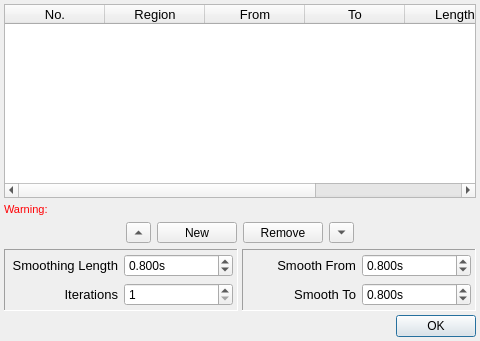
<?xml version="1.0" encoding="UTF-8"?>
<ui version="4.0">
 <class>smoothUi</class>
 <widget class="QDialog" name="smoothUi">
  <property name="geometry">
   <rect>
    <x>0</x>
    <y>0</y>
    <width>480</width>
    <height>341</height>
   </rect>
  </property>
  <property name="minimumSize">
   <size>
    <width>480</width>
    <height>200</height>
   </size>
  </property>
  <property name="maximumSize">
   <size>
    <width>520</width>
    <height>400</height>
   </size>
  </property>
  <property name="windowTitle">
   <string>Smoothing</string>
  </property>
  <property name="windowIcon">
   <iconset>
    <normaloff>../fvd++ logo files/fvd.ico</normaloff>../fvd++ logo files/fvd.ico</iconset>
  </property>
  <layout class="QGridLayout" name="gridLayout_4">
   <property name="margin" stdset="0">
    <number>4</number>
   </property>
   <property name="spacing">
    <number>4</number>
   </property>
   <item row="0" column="0" colspan="2">
    <widget class="QFrame" name="frame_2">
     <property name="frameShape">
      <enum>QFrame::Shape::NoFrame</enum>
     </property>
     <property name="frameShadow">
      <enum>QFrame::Shadow::Plain</enum>
     </property>
     <layout class="QGridLayout" name="gridLayout_2">
      <property name="margin" stdset="0">
       <number>0</number>
      </property>
      <property name="verticalSpacing">
       <number>6</number>
      </property>
      <item row="0" column="0">
       <widget class="QTreeWidget" name="smoothUnitTree">
        <property name="showDropIndicator" stdset="0">
         <bool>true</bool>
        </property>
        <property name="dragEnabled">
         <bool>false</bool>
        </property>
        <property name="dragDropMode">
         <enum>QAbstractItemView::DragDropMode::NoDragDrop</enum>
        </property>
        <property name="defaultDropAction">
         <enum>Qt::DropAction::IgnoreAction</enum>
        </property>
        <property name="selectionMode">
         <enum>QAbstractItemView::SelectionMode::SingleSelection</enum>
        </property>
        <property name="rootIsDecorated">
         <bool>false</bool>
        </property>
        <column>
         <property name="text">
          <string>No.</string>
         </property>
         <property name="font">
          <font>
           <pointsize>10</pointsize>
          </font>
         </property>
         <property name="textAlignment">
          <set>AlignCenter</set>
         </property>
        </column>
        <column>
         <property name="text">
          <string>Region</string>
         </property>
         <property name="font">
          <font>
           <pointsize>10</pointsize>
          </font>
         </property>
         <property name="textAlignment">
          <set>AlignCenter</set>
         </property>
        </column>
        <column>
         <property name="text">
          <string>From</string>
         </property>
         <property name="font">
          <font>
           <pointsize>10</pointsize>
          </font>
         </property>
         <property name="textAlignment">
          <set>AlignCenter</set>
         </property>
        </column>
        <column>
         <property name="text">
          <string>To</string>
         </property>
         <property name="font">
          <font>
           <pointsize>10</pointsize>
          </font>
         </property>
         <property name="textAlignment">
          <set>AlignCenter</set>
         </property>
        </column>
        <column>
         <property name="text">
          <string>Length</string>
         </property>
         <property name="font">
          <font>
           <pointsize>10</pointsize>
          </font>
         </property>
         <property name="textAlignment">
          <set>AlignCenter</set>
         </property>
        </column>
        <column>
         <property name="text">
          <string>Iterations</string>
         </property>
         <property name="font">
          <font>
           <pointsize>10</pointsize>
          </font>
         </property>
         <property name="textAlignment">
          <set>AlignCenter</set>
         </property>
        </column>
        <column>
         <property name="text">
          <string>Enabled</string>
         </property>
         <property name="font">
          <font>
           <pointsize>10</pointsize>
          </font>
         </property>
         <property name="textAlignment">
          <set>AlignCenter</set>
         </property>
        </column>
       </widget>
      </item>
     </layout>
    </widget>
   </item>
   <item row="2" column="0" colspan="2">
    <widget class="QFrame" name="frame_3">
     <property name="frameShape">
      <enum>QFrame::Shape::NoFrame</enum>
     </property>
     <property name="frameShadow">
      <enum>QFrame::Shadow::Plain</enum>
     </property>
     <layout class="QGridLayout" name="gridLayout_3">
      <property name="leftMargin">
       <number>0</number>
      </property>
      <property name="topMargin">
       <number>2</number>
      </property>
      <property name="rightMargin">
       <number>0</number>
      </property>
      <property name="bottomMargin">
       <number>2</number>
      </property>
      <property name="horizontalSpacing">
       <number>6</number>
      </property>
      <item row="1" column="2">
       <widget class="QPushButton" name="newButton">
        <property name="maximumSize">
         <size>
          <width>80</width>
          <height>21</height>
         </size>
        </property>
        <property name="text">
         <string>New</string>
        </property>
       </widget>
      </item>
      <item row="1" column="3">
       <widget class="QPushButton" name="removeButton">
        <property name="maximumSize">
         <size>
          <width>80</width>
          <height>21</height>
         </size>
        </property>
        <property name="text">
         <string>Remove</string>
        </property>
       </widget>
      </item>
      <item row="1" column="0">
       <spacer name="horizontalSpacer">
        <property name="orientation">
         <enum>Qt::Orientation::Horizontal</enum>
        </property>
        <property name="sizeHint" stdset="0">
         <size>
          <width>40</width>
          <height>20</height>
         </size>
        </property>
       </spacer>
      </item>
      <item row="1" column="5">
       <spacer name="horizontalSpacer_2">
        <property name="orientation">
         <enum>Qt::Orientation::Horizontal</enum>
        </property>
        <property name="sizeHint" stdset="0">
         <size>
          <width>40</width>
          <height>20</height>
         </size>
        </property>
       </spacer>
      </item>
      <item row="1" column="4">
       <widget class="QToolButton" name="downButton">
        <property name="minimumSize">
         <size>
          <width>25</width>
          <height>0</height>
         </size>
        </property>
        <property name="maximumSize">
         <size>
          <width>25</width>
          <height>21</height>
         </size>
        </property>
        <property name="text">
         <string/>
        </property>
        <property name="arrowType">
         <enum>Qt::ArrowType::DownArrow</enum>
        </property>
       </widget>
      </item>
      <item row="1" column="1">
       <widget class="QToolButton" name="upButton">
        <property name="minimumSize">
         <size>
          <width>25</width>
          <height>0</height>
         </size>
        </property>
        <property name="maximumSize">
         <size>
          <width>25</width>
          <height>21</height>
         </size>
        </property>
        <property name="sizeIncrement">
         <size>
          <width>0</width>
          <height>0</height>
         </size>
        </property>
        <property name="text">
         <string/>
        </property>
        <property name="popupMode">
         <enum>QToolButton::ToolButtonPopupMode::DelayedPopup</enum>
        </property>
        <property name="arrowType">
         <enum>Qt::ArrowType::UpArrow</enum>
        </property>
       </widget>
      </item>
     </layout>
    </widget>
   </item>
   <item row="6" column="0">
    <widget class="QFrame" name="optsFrame">
     <property name="frameShape">
      <enum>QFrame::Shape::Panel</enum>
     </property>
     <property name="frameShadow">
      <enum>QFrame::Shadow::Sunken</enum>
     </property>
     <layout class="QGridLayout" name="gridLayout">
      <property name="margin" stdset="0">
       <number>4</number>
      </property>
      <item row="0" column="0">
       <widget class="QLabel" name="label_3">
        <property name="font">
         <font>
          <pointsize>10</pointsize>
         </font>
        </property>
        <property name="text">
         <string>Smoothing Length</string>
        </property>
        <property name="alignment">
         <set>Qt::AlignmentFlag::AlignRight|Qt::AlignmentFlag::AlignTrailing|Qt::AlignmentFlag::AlignVCenter</set>
        </property>
       </widget>
      </item>
      <item row="1" column="0">
       <widget class="QLabel" name="label_4">
        <property name="font">
         <font>
          <pointsize>10</pointsize>
         </font>
        </property>
        <property name="text">
         <string>Iterations</string>
        </property>
        <property name="alignment">
         <set>Qt::AlignmentFlag::AlignRight|Qt::AlignmentFlag::AlignTrailing|Qt::AlignmentFlag::AlignVCenter</set>
        </property>
       </widget>
      </item>
      <item row="1" column="1">
       <widget class="QSpinBox" name="iterBox">
        <property name="minimum">
         <number>1</number>
        </property>
        <property name="maximum">
         <number>16</number>
        </property>
       </widget>
      </item>
      <item row="0" column="1">
       <widget class="myQDoubleSpinBox" name="lengthBox">
        <property name="suffix">
         <string>s</string>
        </property>
        <property name="decimals">
         <number>3</number>
        </property>
        <property name="minimum">
         <double>0.000000000000000</double>
        </property>
        <property name="maximum">
         <double>6.000000000000000</double>
        </property>
        <property name="singleStep">
         <double>0.100000000000000</double>
        </property>
        <property name="value">
         <double>0.800000000000000</double>
        </property>
       </widget>
      </item>
     </layout>
    </widget>
   </item>
   <item row="6" column="1">
    <widget class="QFrame" name="regionFrame">
     <property name="frameShape">
      <enum>QFrame::Shape::Panel</enum>
     </property>
     <property name="frameShadow">
      <enum>QFrame::Shadow::Sunken</enum>
     </property>
     <layout class="QGridLayout" name="gridLayout_5">
      <property name="margin" stdset="0">
       <number>4</number>
      </property>
      <item row="0" column="0">
       <widget class="QLabel" name="label">
        <property name="font">
         <font>
          <pointsize>10</pointsize>
         </font>
        </property>
        <property name="text">
         <string>Smooth From</string>
        </property>
        <property name="alignment">
         <set>Qt::AlignmentFlag::AlignRight|Qt::AlignmentFlag::AlignTrailing|Qt::AlignmentFlag::AlignVCenter</set>
        </property>
       </widget>
      </item>
      <item row="0" column="1">
       <widget class="myQDoubleSpinBox" name="fromBox">
        <property name="suffix">
         <string>s</string>
        </property>
        <property name="decimals">
         <number>3</number>
        </property>
        <property name="minimum">
         <double>0.000000000000000</double>
        </property>
        <property name="maximum">
         <double>900000.000000000000000</double>
        </property>
        <property name="singleStep">
         <double>0.100000000000000</double>
        </property>
        <property name="value">
         <double>0.800000000000000</double>
        </property>
       </widget>
      </item>
      <item row="1" column="0">
       <widget class="QLabel" name="label_2">
        <property name="font">
         <font>
          <pointsize>10</pointsize>
         </font>
        </property>
        <property name="text">
         <string>Smooth To</string>
        </property>
        <property name="alignment">
         <set>Qt::AlignmentFlag::AlignRight|Qt::AlignmentFlag::AlignTrailing|Qt::AlignmentFlag::AlignVCenter</set>
        </property>
       </widget>
      </item>
      <item row="1" column="1">
       <widget class="myQDoubleSpinBox" name="toBox">
        <property name="suffix">
         <string>s</string>
        </property>
        <property name="decimals">
         <number>3</number>
        </property>
        <property name="minimum">
         <double>0.000000000000000</double>
        </property>
        <property name="maximum">
         <double>900000.000000000000000</double>
        </property>
        <property name="singleStep">
         <double>0.100000000000000</double>
        </property>
        <property name="value">
         <double>0.800000000000000</double>
        </property>
       </widget>
      </item>
     </layout>
    </widget>
   </item>
   <item row="12" column="0" colspan="2">
    <widget class="QDialogButtonBox" name="buttonBox">
     <property name="orientation">
      <enum>Qt::Orientation::Horizontal</enum>
     </property>
     <property name="standardButtons">
      <set>QDialogButtonBox::StandardButton::Ok</set>
     </property>
    </widget>
   </item>
   <item row="1" column="0" colspan="2">
    <widget class="QLabel" name="warningLabel">
     <property name="minimumSize">
      <size>
       <width>0</width>
       <height>14</height>
      </size>
     </property>
     <property name="palette">
      <palette>
       <active>
        <colorrole role="WindowText">
         <brush brushstyle="SolidPattern">
          <color alpha="255">
           <red>255</red>
           <green>0</green>
           <blue>4</blue>
          </color>
         </brush>
        </colorrole>
       </active>
       <inactive>
        <colorrole role="WindowText">
         <brush brushstyle="SolidPattern">
          <color alpha="255">
           <red>255</red>
           <green>0</green>
           <blue>4</blue>
          </color>
         </brush>
        </colorrole>
       </inactive>
       <disabled>
        <colorrole role="WindowText">
         <brush brushstyle="SolidPattern">
          <color alpha="255">
           <red>128</red>
           <green>125</green>
           <blue>123</blue>
          </color>
         </brush>
        </colorrole>
       </disabled>
      </palette>
     </property>
     <property name="font">
      <font>
       <pointsize>8</pointsize>
      </font>
     </property>
     <property name="text">
      <string>Warning:</string>
     </property>
     <property name="wordWrap">
      <bool>true</bool>
     </property>
    </widget>
   </item>
  </layout>
 </widget>
 <customwidgets>
  <customwidget>
   <class>myQDoubleSpinBox</class>
   <extends>QDoubleSpinBox</extends>
   <header>myqdoublespinbox.h</header>
  </customwidget>
 </customwidgets>
 <resources/>
 <connections>
  <connection>
   <sender>buttonBox</sender>
   <signal>accepted()</signal>
   <receiver>smoothUi</receiver>
   <slot>accept()</slot>
   <hints>
    <hint type="sourcelabel">
     <x>248</x>
     <y>254</y>
    </hint>
    <hint type="destinationlabel">
     <x>157</x>
     <y>274</y>
    </hint>
   </hints>
  </connection>
  <connection>
   <sender>buttonBox</sender>
   <signal>rejected()</signal>
   <receiver>smoothUi</receiver>
   <slot>reject()</slot>
   <hints>
    <hint type="sourcelabel">
     <x>316</x>
     <y>260</y>
    </hint>
    <hint type="destinationlabel">
     <x>286</x>
     <y>274</y>
    </hint>
   </hints>
  </connection>
 </connections>
</ui>
